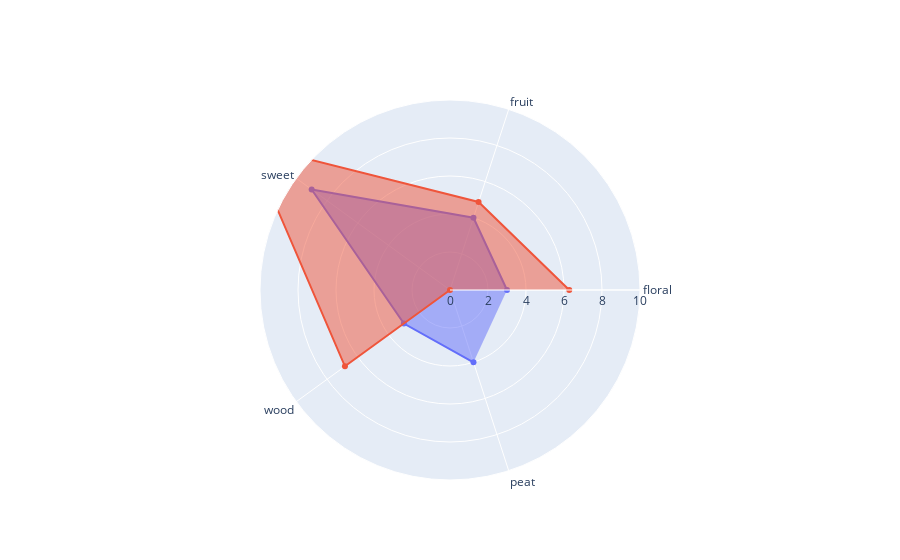

This figure's notebook cell:
### Code cell
OSA_compare_000633 = find_overlapping_profiles(OSA_plotting_000633, overlap_OSAs)
panelist_compare_000633 = [3,4,9,3,4]
#["floral", "fruit", "sweet", "wood", "peat"]
compare_profiles(OSA_compare_000633, panelist_compare_000633)

### Figure 1 — Plotly figure (JSON) as saved in the notebook; plotly's stock layout.template omitted (floating-point values rounded to 4 significant figures)
{"data": [{"fill": "toself", "name": "panelist", "r": [3, 4, 9, 3, 4], "theta": ["floral", "fruit", "sweet", "wood", "peat"], "type": "scatterpolar"}, {"fill": "toself", "name": "MS_prediction", "r": [6.278, 4.87, 13.05, 6.835, 0], "theta": ["floral", "fruit", "sweet", "wood", "peat"], "type": "scatterpolar"}], "layout": {"polar": {"radialaxis": {"range": [0, 10], "visible": true}}, "showlegend": false}}
